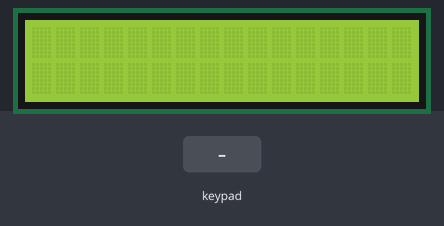
Bench run of a sketch on a simulated Arduino Uno, built with avr-gcc and run on an emulated ATmega328P. Parts: 16×2 character LCD. The test bench sets the inputs (shaded band).

Above: at 1.2 s.
1.3 s: keypad keys 6 7 8 9 1 0 * pressed 0.4 s apart
At 4.5 s:
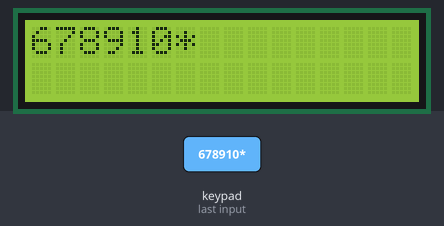
5.6 s: key '(' pressed
At 6.3 s:
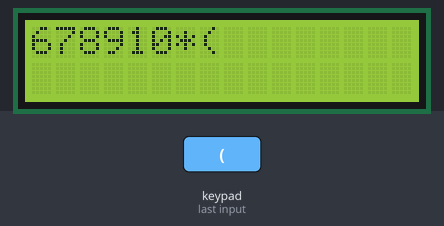
7.1 s: keypad keys 1 3 9 7 2 2 * pressed 0.4 s apart
At 10.8 s:
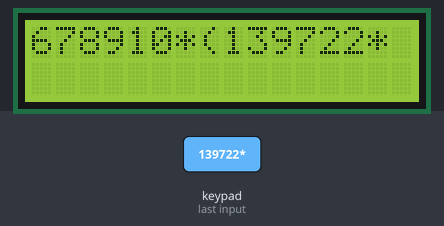
11.4 s: keypad keys 7 + 5 = pressed 0.4 s apart
At 12.03 s:
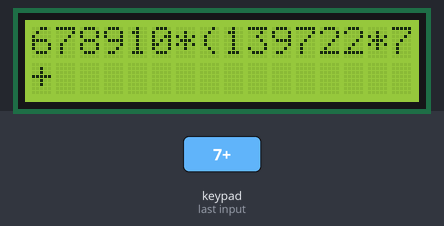
14.5 s: key '/' pressed
At 15.3 s:
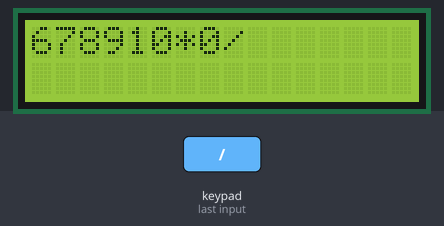
16.0 s: key '=' pressed
At 16.3 s:
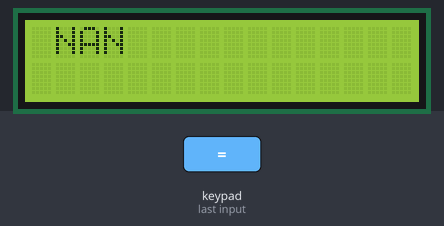
Timing chart, 0 to 18.5 s (numbered marks = the images above; inputs shaded):
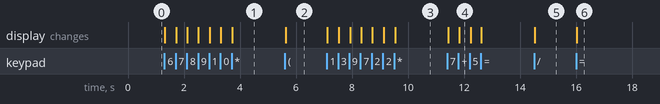

Measured:
- after the input at 1.3 s, the display: first changes at once (image 1 shows a later state)
- after the input at 5.6 s, the display: changes at once (image 2)
- after the input at 7.1 s, the display: first changes at once (image 3 shows a later state)
- after the input at 11.4 s, the display: first changes at once (image 4 shows a later state)
- after the input at 14.5 s, the display: changes at once (image 5)
- after the input at 16.0 s, the display: changes at once (image 6)

The sketch:

arduino_calculator.ino
```cpp
//#include <Wire.h>
#include <Keypad.h>
#include <LiquidCrystal_I2C.h>

const byte lcdWitdh = 16;
const byte lcdHeight = 2;
const byte lcdChars = lcdWitdh * lcdHeight;
LiquidCrystal_I2C lcd(0x3F, lcdWitdh, lcdHeight);

const byte ROWS = 4;
const byte COLS = 5;
const char division = '/';
const char multiply = '*';
const char difference = '-';
const char summ = '+';
const char comma = '.';
const char clearBtn = 'C';
const char backspace = 'B';
const char leftBracket = '(';
const char rightBracket = ')';
const char equal = '=';
char hexaKeys[ROWS][COLS] = {
  {division, multiply, difference, summ, backspace},
  {comma, '7', '4', '1', leftBracket},
  {'0', '8', '5', '2', rightBracket},
  {equal, '9', '6', '3', clearBtn}
};
byte rowPins[ROWS] = {A0, A1, A2, A3};
byte colPins[COLS] = {6, 7, 8, 9, 10};
Keypad keyboard = Keypad(makeKeymap(hexaKeys), rowPins, colPins, ROWS, COLS);

//String inputData = "((4/2)+(4*2)-(4+2)*(4-2))/2";// = -1
//String inputData = "4/2+4*2-4+2*4-2/2";// = 13
//String inputData = "14-1";// = 13
String inputData = "";
String showData = "";

void setup() {
//  Serial.begin(9600);
  lcd.init();
  lcd.backlight();
  render();
}

void loop()
{
  char pressedKey = keyboard.getKey();
  if (pressedKey) {
    switch(pressedKey) {
      case backspace: {
        if (inputData.length() > 0) {
          inputData = inputData.substring(0, inputData.length() - 1);
        }
        break;
      }

      case clearBtn: {
        inputData = "";
        break;
      }

      case comma: {
        int specSymbolLastIndex = lastCharIndexOf(inputData, "/*-+()");
        int lastCommaIndex = lastIndexOf(inputData, comma);
        if (lastCommaIndex > specSymbolLastIndex || specSymbolLastIndex == (inputData.length() - 1)) {
          return;
        }
        inputData += pressedKey;
        break;
      }

      case division:
      case multiply:
      case difference:
      case summ: {
        char specSymbols[] = {division, multiply, difference, summ, leftBracket};
        int specSymbolLastIndex = lastCharIndexOf(inputData, "/*-+(");
        if (inputData.length() == 0 || specSymbolLastIndex == (inputData.length() - 1)) {
          return;
        }
        inputData += pressedKey;
        break;
      }

      case leftBracket: {
        if (inputData.length() > 0 && inputData[inputData.length() - 1] == rightBracket) {
          return;
        }
        inputData += pressedKey;
        break;
      }

      case rightBracket: {
        int leftBracketsCount = howMuchChars(inputData, leftBracket);
        int rightBracketsCount = howMuchChars(inputData, rightBracket);
        int specSymbolLastIndex = lastCharIndexOf(inputData, "/*-+(");
        if (leftBracketsCount <= rightBracketsCount || specSymbolLastIndex == (inputData.length() - 1)) {
          return;
        }
        inputData += pressedKey;
        break;
      }

      case equal: {
        inputData = parserExpressions(inputData);
        break;
      }

      default: {
        inputData += pressedKey;
      }
    }

    render();
  }

}

String parserExpressions(String expressions) {
  int firstRightBracketIndex = indexOf(expressions, rightBracket, 0);
  int lastLeftBracketIndex = lastIndexOf(expressions.substring(0, firstRightBracketIndex), leftBracket);
  String leftExpression = lastLeftBracketIndex == -1 ? "" : expressions.substring(0, lastLeftBracketIndex);
  String rightExpression = firstRightBracketIndex == -1 ? "" : expressions.substring(firstRightBracketIndex + 1, expressions.length());
  String expression = expressions.substring(firstRightBracketIndex + 1, lastLeftBracketIndex);
  String expressionReult = parseExpression(expression);
  String newExpressions = leftExpression + expressionReult + rightExpression;
  return newExpressions;
}

String parseExpression(String expr) {
  String result = trimBrackets(expr);
  int divOrMultIndex = charIndexOf(expr, "/*");
  if (divOrMultIndex > -1) {
    result = parseAction(result, expr[divOrMultIndex]);
  } else {
    int summOrDiffIndex = charIndexOf(expr, "+-");
    if (summOrDiffIndex > -1) {
      result = parseAction(result, expr[summOrDiffIndex]);
    }
  }
  return result == expr ? result : parseExpression(result);
}

String parseAction(String expr, char action) {
  int actionIndex = indexOf(expr, action, 0);
  if (actionIndex != -1) {
    int beforeSpecIndex = lastCharIndexOf(expr.substring(0, actionIndex), "-+/*");
    int afterSpecIndex = charIndexOf(expr.substring(actionIndex + 1, expr.length()), "-+/*");
    int beforeNumberIndex = beforeSpecIndex == -1 ? 0 : beforeSpecIndex + 1;
    int afterNumberEndIndex = afterSpecIndex == -1 ? expr.length() : actionIndex + 1 + afterSpecIndex;
    String beforeNumber = expr.substring(beforeNumberIndex, actionIndex);
    String afterNumber = expr.substring(actionIndex + 1, afterNumberEndIndex);
    float beforeNumberFloat = beforeNumber.toFloat();
    float afterNumberFloat = afterNumber.toFloat();
    float resultFloat;
    switch(action) {
      case (division): {
        resultFloat = beforeNumberFloat / afterNumberFloat;
        break;
      }
      case (multiply): {
        resultFloat = beforeNumberFloat * afterNumberFloat;
        break;
      }
      case (summ): {
        resultFloat = beforeNumberFloat + afterNumberFloat;
        break;
      }
      case (difference): {
        resultFloat = beforeNumberFloat - afterNumberFloat;
        break;
      }
    }
    String resultString = trimZeros(String(resultFloat));
    String leftExpression = expr.substring(0, beforeNumberIndex);
    String rightExpression = expr.substring(afterNumberEndIndex, expr.length());
    return leftExpression + resultString + rightExpression;
  }
  return expr;
}

//расширить функцию, что бы она (2)/(2) не обрезала до 2)/(2,
//но в тоже время ((2)/(2)) обрезала до (2)/(2)
String trimBrackets(String expr) {
  String result = expr;

  int leftBracketIn = indexOf(expr, leftBracket, 0);
  if (leftBracketIn == 0) {
    result = expr.substring(1, expr.length());}

  int rightBracketIn = lastIndexOf(result, rightBracket);
  if (rightBracketIn == result.length() - 1) {
    result = result.substring(0, result.length() - 1);}

  return result;
}

String trimZeros(String str) {
  int commaIndex = indexOf(str, comma, 0 );
  if (commaIndex > -1) {
    String afterComma = str.substring(commaIndex, str.length());
    char afterCommaLastChar = afterComma[afterComma.length() - 1];
    if (afterCommaLastChar == '0' || afterCommaLastChar == '.') {
      return trimZeros(str.substring(0, str.length() - 1));
    }
  }
  return str;
}

int indexOf(String str, char x, int from) {
  String fromStr = str.substring(from, str.length());
  for (int i = 0; i < fromStr.length(); i++) {
    if (fromStr[i] == x) {
      return from + i;
    }
  }
  return -1;
}

int lastIndexOf(String str, char x) {
  int index = -1;
  for (int i = 0; i < str.length(); i++) {
    if (str[i] == x) {
      index = i;
    }
  }
  return index;
}

int lastCharIndexOf(String str, String chars) {
  int charLastIndex = -1;
  for (int charIndex = 0; charIndex < chars.length(); charIndex++) {
    int currentCharLastIndex = lastIndexOf(str, chars[charIndex]);
    if (currentCharLastIndex > charLastIndex) {
      charLastIndex = currentCharLastIndex;
    }
  }
  return charLastIndex;
}

int charIndexOf(String str, String chars) {
  int resultCharIndex = -1;
  for (int charIndex = 0; charIndex < chars.length(); charIndex++) {
    int currentCharIndex = indexOf(str, chars[charIndex], 0);
    if ((resultCharIndex == -1 || resultCharIndex > currentCharIndex) && currentCharIndex != -1) {
      resultCharIndex = currentCharIndex;
    }
  }
  return resultCharIndex;
}

int howMuchChars(String str, char ch) {
  return howMuchChars(str, ch, 0);
}

int howMuchChars(String str, char ch, int result) {
  int charIndex = lastIndexOf(str, ch);
  if (charIndex > -1) {
    result++;
    return howMuchChars(str.substring(0, charIndex), ch, result);
  } else {
    return result;
  }
}

void render() {
  if (inputData.length() > lcdChars) {
    showData = inputData.substring(inputData.length() - lcdChars, inputData.length());
  } else {
    showData = inputData;
  }

  lcd.clear();
  for (byte i = 0; i < showData.length(); i++) {
    if (i < lcdWitdh) {
      lcd.setCursor(i,0);
    } else {
      lcd.setCursor(i - lcdWitdh ,1);
    }
    lcd.print(showData[i]);
  }
}
```
